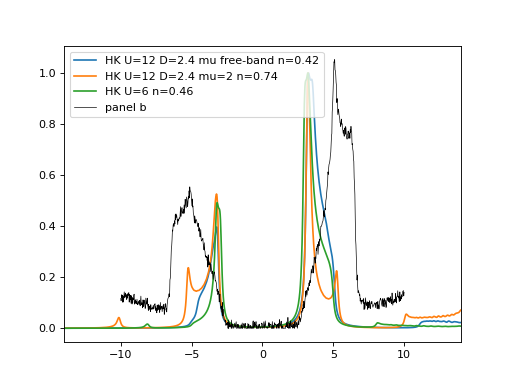

Recreate this plot in Python.
import numpy as np, itertools
from fitlib import *
import matplotlib; matplotlib.use('Agg'); import matplotlib.pyplot as plt
# modes: 0:k up, 1:k dn, 2:-k up, 3:-k dn
def ops():
    dim=16
    def c_op(m):
        M=np.zeros((dim,dim))
        for s in range(dim):
            if (s>>m)&1:
                sign=(-1)**bin(s&((1<<m)-1)).count('1')
                M[s^(1<<m),s]=sign
        return M
    return [c_op(m) for m in range(4)]
C=ops(); Cd=[c.T for c in C]; N=[Cd[m]@C[m] for m in range(4)]
def spectral_pair(xi,U,Delta,T,grid,eta):
    H=xi*(N[0]+N[1]+N[2]+N[3])+U*(N[0]@N[1]+N[2]@N[3])
    pair=Cd[0]@Cd[3]+Cd[2]@Cd[1]   # c†_{k up} c†_{-k dn} + c†_{-k up} c†_{k dn}
    H=H-Delta*(pair+pair.T)
    E,W=np.linalg.eigh(H)
    w=np.exp(-(E-E.min())/T); Z=w.sum(); w/=Z
    A=np.zeros_like(grid); nk=0.0
    Cd0=W.T@Cd[0]@W
    for m in range(16):
        for n in range(16):
            amp=Cd0[n,m]**2
            if amp<1e-12: continue
            A+=(w[m]+w[n])*amp*eta/np.pi/((grid-(E[n]-E[m]))**2+eta**2)
    nk=sum(w[m]*(W.T@(N[0]+N[1])@W)[m,m] for m in range(16))
    return A,nk
if __name__=="__main__":
    grid=np.linspace(-14,14,1401)

    t,tp=0.99,0.195
    eps=band(t,tp)
    # coarse k grid for speed
    sub=eps[::14,::14].ravel()
    for (U,Delta,mu,T,label) in [(12,2.4,-0.93,0.05,'HK U=12 D=2.4 mu free-band'),(12,2.4,2.0,0.05,'HK U=12 D=2.4 mu=2'),(6,2.4,-0.93,0.05,'HK U=6')]:
        rho=np.zeros_like(grid); ntot=0
        for e in sub:
            A,nk=spectral_pair(e-mu,U,Delta,T,grid,0.12); rho+=A; ntot+=nk
        rho/=len(sub); ntot/=len(sub)
        print(label," n=",ntot)
        plt.plot(grid,rho/rho.max(),label=f"{label} n={ntot:.2f}")
    s=STS[1]; V=np.array(s['bias']); g=np.array(s['dI_dV'])
    plt.plot(V,g,'k',lw=0.6,label='panel b')
    plt.xlim(-14,14); plt.legend(); plt.savefig('hk_bcs.png',dpi=80)
